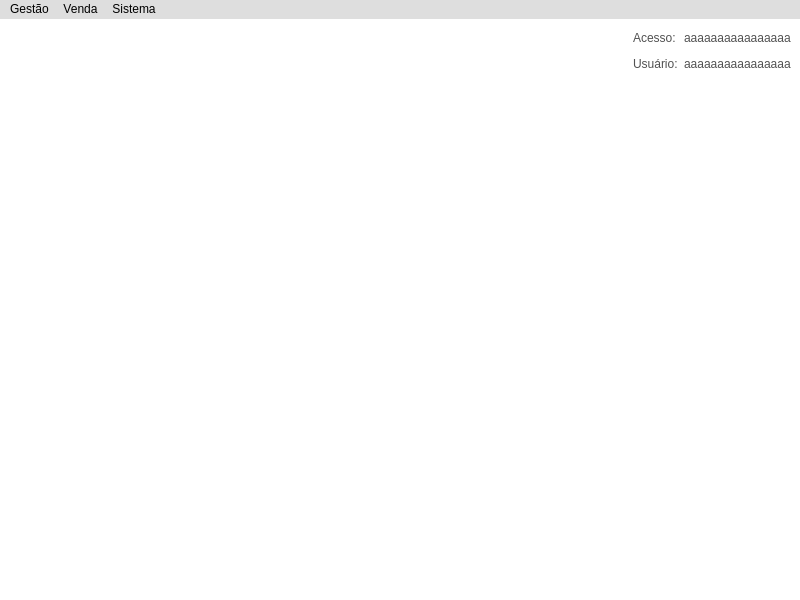
<?xml version="1.0" encoding="UTF-8"?>
<ui version="4.0">
 <class>tela_padrao</class>
 <widget class="QMainWindow" name="tela_padrao">
  <property name="geometry">
   <rect>
    <x>0</x>
    <y>0</y>
    <width>800</width>
    <height>600</height>
   </rect>
  </property>
  <property name="font">
   <font>
    <bold>true</bold>
   </font>
  </property>
  <property name="windowTitle">
   <string>MainWindow</string>
  </property>
  <property name="styleSheet">
   <string notr="true">background-color:rgb(255, 255, 255);
color: rgb(0,0,0);</string>
  </property>
  <widget class="QWidget" name="centralwidget">
   <layout class="QGridLayout" name="gridLayout">
    <item row="1" column="2">
     <widget class="QLabel" name="acesso_in">
      <property name="styleSheet">
       <string notr="true">color:rgb(81, 81, 81)</string>
      </property>
      <property name="text">
       <string>aaaaaaaaaaaaaaaa</string>
      </property>
     </widget>
    </item>
    <item row="1" column="1">
     <widget class="QLabel" name="Acesso_str">
      <property name="font">
       <font>
        <bold>false</bold>
       </font>
      </property>
      <property name="styleSheet">
       <string notr="true">color:rgb(81, 81, 81)</string>
      </property>
      <property name="text">
       <string>Acesso:</string>
      </property>
     </widget>
    </item>
    <item row="5" column="1">
     <spacer name="verticalSpacer">
      <property name="orientation">
       <enum>Qt::Orientation::Vertical</enum>
      </property>
      <property name="sizeHint" stdset="0">
       <size>
        <width>20</width>
        <height>40</height>
       </size>
      </property>
     </spacer>
    </item>
    <item row="2" column="2">
     <widget class="QLabel" name="usuario_in">
      <property name="styleSheet">
       <string notr="true">color:rgb(81, 81, 81)</string>
      </property>
      <property name="text">
       <string>aaaaaaaaaaaaaaaa</string>
      </property>
     </widget>
    </item>
    <item row="2" column="1">
     <widget class="QLabel" name="usuario_str">
      <property name="font">
       <font>
        <bold>false</bold>
       </font>
      </property>
      <property name="styleSheet">
       <string notr="true">color:rgb(81, 81, 81)</string>
      </property>
      <property name="text">
       <string>Usuário:</string>
      </property>
     </widget>
    </item>
    <item row="1" column="0">
     <spacer name="horizontalSpacer">
      <property name="orientation">
       <enum>Qt::Orientation::Horizontal</enum>
      </property>
      <property name="sizeHint" stdset="0">
       <size>
        <width>40</width>
        <height>20</height>
       </size>
      </property>
     </spacer>
    </item>
    <item row="2" column="0">
     <spacer name="horizontalSpacer_2">
      <property name="orientation">
       <enum>Qt::Orientation::Horizontal</enum>
      </property>
      <property name="sizeHint" stdset="0">
       <size>
        <width>40</width>
        <height>20</height>
       </size>
      </property>
     </spacer>
    </item>
   </layout>
  </widget>
  <widget class="QMenuBar" name="menubar">
   <property name="geometry">
    <rect>
     <x>0</x>
     <y>0</y>
     <width>800</width>
     <height>21</height>
    </rect>
   </property>
   <property name="styleSheet">
    <string notr="true">color:rgb(0,0,0);
background-color:rgb(222, 222, 222)</string>
   </property>
   <widget class="QMenu" name="menuGest_o">
    <property name="styleSheet">
     <string notr="true">color:rgb(0,0,0);
background-color:rgb(177, 177, 177)</string>
    </property>
    <property name="title">
     <string>Gestão</string>
    </property>
    <addaction name="actionEstoque"/>
    <addaction name="actionFuncionarios"/>
   </widget>
   <widget class="QMenu" name="menuSistema">
    <property name="styleSheet">
     <string notr="true">color:rgb(0,0,0);
background-color:rgb(177, 177, 177)</string>
    </property>
    <property name="title">
     <string>Sistema</string>
    </property>
    <addaction name="actionSair"/>
    <addaction name="actionSOBRE"/>
   </widget>
   <widget class="QMenu" name="menuNova_venda">
    <property name="styleSheet">
     <string notr="true">color:rgb(0,0,0);
background-color:rgb(177, 177, 177)</string>
    </property>
    <property name="title">
     <string>Venda</string>
    </property>
    <addaction name="actionNova_venda"/>
    <addaction name="actionHistorico_de_vendas"/>
   </widget>
   <addaction name="menuGest_o"/>
   <addaction name="menuNova_venda"/>
   <addaction name="menuSistema"/>
  </widget>
  <widget class="QStatusBar" name="statusbar">
   <property name="styleSheet">
    <string notr="true"/>
   </property>
  </widget>
  <action name="actionEstoque">
   <property name="checkable">
    <bool>false</bool>
   </property>
   <property name="text">
    <string>Estoque</string>
   </property>
  </action>
  <action name="actionVendas">
   <property name="text">
    <string>Vendas</string>
   </property>
  </action>
  <action name="actionFuncionarios">
   <property name="text">
    <string>Funcionarios</string>
   </property>
  </action>
  <action name="actionSair">
   <property name="text">
    <string>Sair</string>
   </property>
  </action>
  <action name="actionSOBRE">
   <property name="text">
    <string>SOBRE</string>
   </property>
  </action>
  <action name="actionAbrir_Caixa">
   <property name="text">
    <string>Abrir Caixa</string>
   </property>
  </action>
  <action name="actionFechar_caixa">
   <property name="text">
    <string>Fechar caixa</string>
   </property>
  </action>
  <action name="actionNova_venda">
   <property name="text">
    <string>Nova venda</string>
   </property>
  </action>
  <action name="actionHistorico_de_vendas">
   <property name="text">
    <string>Historico de vendas</string>
   </property>
  </action>
 </widget>
 <resources/>
 <connections/>
</ui>
